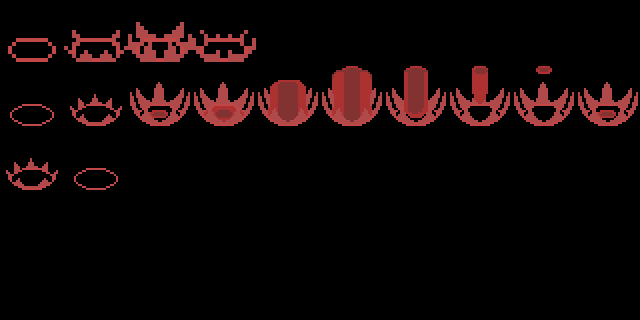

This game map was drawn from its Tiled (.tmx) file and the tilesets committed beside it. A one-line description and the trimmed map source follow:
An orthogonal 10x5 tile map with 64x64 px tiles, 2 tile layers (Explosion, Carga) and 8 objects (7, 6, 5, 4, 3, ...).

<map version="1.0" orientation="orthogonal" renderorder="right-down" width="10" height="5" tilewidth="64" tileheight="64" nextobjectid="18">
 <tileset firstgid="1" source="Wave.tsx" />
 <objectgroup name="Explosion">
  <object id="17" name="Hitbox" type="7" x="577" y="88" width="61.33" height="36.67" />
  <object id="16" name="Hitbox" type="6" x="513" y="88" width="61.33" height="36.67" />
  <object id="15" name="Hitbox" type="5" x="449" y="88" width="61.33" height="36.67" />
  <object id="14" name="Hitbox" type="4" x="385" y="88" width="61.33" height="36.67" />
  <object id="13" name="Hitbox" type="3" x="321" y="88" width="61.33" height="36.67" />
  <object id="12" name="Hitbox" type="2" x="257" y="88" width="61.33" height="36.67" />
  <object id="11" name="Hitbox" type="1" x="193" y="88" width="61.33" height="36.67" />
  <object id="10" name="Hitbox" type="0" x="129" y="88" width="61.33" height="36.67" />
 </objectgroup>
 <layer name="Explosion" width="10" height="5">
  <data>[50 cells, 12 non-empty, 9 distinct tile ids]</data>
 </layer>
 <layer name="Carga" width="10" height="5">
  <data>[50 cells, 4 non-empty, 4 distinct tile ids]</data>
 </layer>
</map>